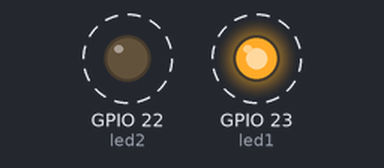
The sketch below on a simulated ESP32. On the bench: output pins drawn as LEDs (lit = HIGH). Dashed ring = blinking.

Above: at 0.2 s.
Timing chart, 0 to 3.0 s (numbered marks = the images above):
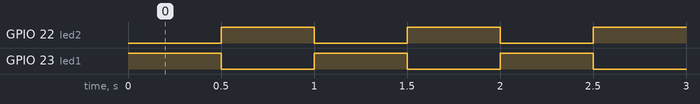

The sketch:

Two_LED_Alternating.ino
```cpp
/*
  Project: Intelligent Embedded Room Monitoring
           and Automation System

  Module: Two LED Alternating Blink
  Microcontroller: ESP32 DevKit

  LED 1: GPIO 23
  LED 2: GPIO 22
  Resistors: 330 Ohms each
*/

const int led1 = 23;
const int led2 = 22;

const int blinkInterval = 500;

void setup() {
  pinMode(led1, OUTPUT);
  pinMode(led2, OUTPUT);
}

void loop() {

  // First LED ON, Second LED OFF
  digitalWrite(led1, HIGH);
  digitalWrite(led2, LOW);
  delay(blinkInterval);

  // First LED OFF, Second LED ON
  digitalWrite(led1, LOW);
  digitalWrite(led2, HIGH);
  delay(blinkInterval);

}
```

Measured:
- by itself, GPIO 22 (led2), GPIO 23 (led1): alternates HIGH for 0.50 s and LOW for 0.50 s
